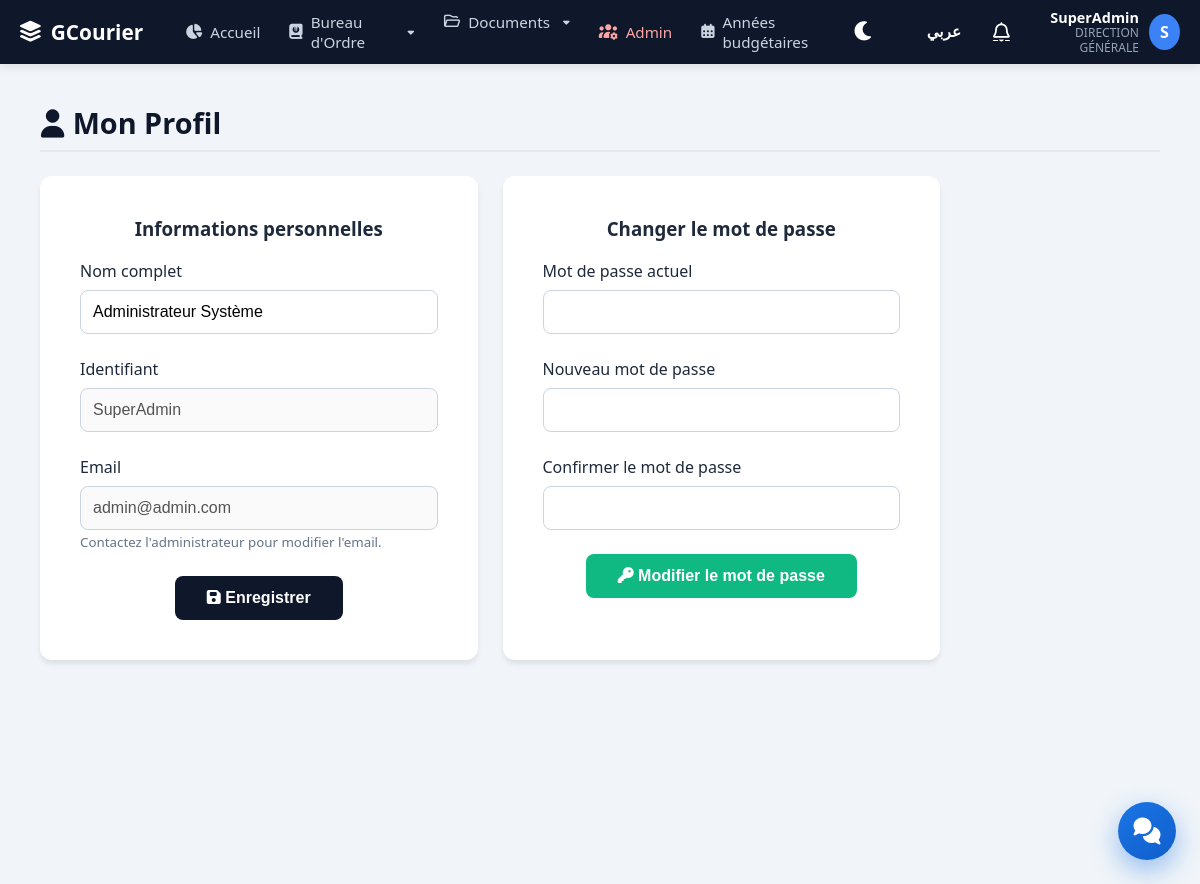
The app's page /profile.php (signed in) with its own data.
### tables this page shows
CREATE TABLE users (
  id int(11) NOT NULL AUTO_INCREMENT,
  username varchar(50) NOT NULL,
  full_name varchar(150) NOT NULL,
  email varchar(150) NOT NULL,
  password_hash varchar(255) NOT NULL,
  role enum ('admin', 'directeur', 'secretaire', 'employe') DEFAULT 'employe',
  department_id int(11) DEFAULT NULL,
  is_active tinyint(1) NOT NULL DEFAULT 1,
  created_at datetime NOT NULL DEFAULT CURRENT_TIMESTAMP,
  PRIMARY KEY (id)
);

### public/profile.php (the view, shortened to what this page needs)
<?php
require_once '../config/db.php';
$user_id = $_SESSION['user_id'];
$stmt = $pdo->prepare("SELECT * FROM users WHERE id = ?");
$stmt->execute([$user_id]);
$user = $stmt->fetch();
include '../includes/header.php';
?>
<div class="content-area">
    <h1><i class="fa-solid fa-user"></i> Mon Profil</h1>
    <div style="display:grid; grid-template-columns: 1fr 1fr; gap: 25px; max-width: 900px;">
        <div class="upload-card">
            <h3 style="margin-top:0;">Informations personnelles</h3>
            <form method="POST">
                <div class="form-group">
                    <label>Nom complet</label>
                    <input type="text" name="full_name" class="form-control" value="<?= htmlspecialchars($user['full_name']) ?>" required>
                </div>
                <div class="form-group">
                    <label>Identifiant</label>
                    <input type="text" class="form-control" value="<?= htmlspecialchars($user['username']) ?>" disabled>
                </div>
                <div class="form-group">
                    <label>Email</label>
                    <input type="email" class="form-control" value="<?= htmlspecialchars($user['email']) ?>" disabled>
                    <small style="color:#64748b;">Contactez l'administrateur pour modifier l'email.</small>
                </div>
                <button type="submit" class="btn-primary"><i class="fa-solid fa-save"></i> Enregistrer</button>
            </form>
        </div>
        <div class="upload-card">
            <h3 style="margin-top:0;">Changer le mot de passe</h3>
            <form method="POST">
                <div class="form-group">
                    <label>Mot de passe actuel</label>
                    <input type="password" name="current_password" class="form-control" required>
                </div>
                <div class="form-group">
                    <label>Nouveau mot de passe</label>
                    <input type="password" name="new_password" class="form-control" required minlength="4">
                </div>
                <div class="form-group">
                    <label>Confirmer le mot de passe</label>
                    <input type="password" name="confirm_password" class="form-control" required>
                </div>
                <button type="submit" class="btn-primary" style="background:#10b981;"><i class="fa-solid fa-key"></i> Modifier le mot de passe</button>
            </form>
        </div>
    </div>
</div>
<?php include '../includes/footer.php'; ?>

### public/assets/css/style.css (style rules this page uses)
:root { --primary-color: #0f172a; --accent-color: #3b82f6; --success-color: #10b981; --error-color: #ef4444; --bg-body: #f1f5f9; --card-bg: #ffffff; --text-dark: #1e293b; --text-light: #64748b; --white: #ffffff; --radius: 12px; --shadow: 0 4px 6px -1px rgba(0, 0, 0, 0.1); --navbar-height: 64px; }
body { font-family: 'Segoe UI', system-ui, sans-serif; background-color: var(--bg-body); color: var(--text-dark); margin: 0; padding: 0; padding-top: calc(var(--navbar-height) + 20px); min-height: 100vh; }
.content-area { max-width: 1200px; margin: 0 auto; padding: 0 20px; box-sizing: border-box; }
h1 { font-size: 1.8rem; color: var(--primary-color); margin-bottom: 1.5rem; border-bottom: 2px solid #e2e8f0; padding-bottom: 0.5rem; }
.upload-card, .stat-card, .recent-files { background: var(--card-bg); padding: 2.5rem; border-radius: var(--radius); box-shadow: var(--shadow); margin-bottom: 20px; }
.upload-card { max-width: 800px; margin: 0 auto 20px auto; text-align: center; }
.form-group { text-align: left; margin-bottom: 1.5rem; }
.form-control { width: 100%; padding: 0.75rem; border: 1px solid #cbd5e1; border-radius: 8px; font-size: 1rem; margin-top: 0.5rem; box-sizing:border-box; }
.btn-primary { background-color: var(--primary-color); color: white; padding: 0.8rem 2rem; border: none; border-radius: 8px; font-size: 1rem; font-weight: 600; cursor: pointer; transition: background 0.3s; text-decoration: none; display: inline-block; }

### records on screen
users: full_name "Administrateur Système", username "SuperAdmin", email "admin@admin.com"

### other values on screen
$t['home'] "Accueil"
$t['bureau_ordre'] "Bureau d'Ordre"
$t['documents'] "Documents"
$t['admin'] "Admin"
$username "SuperAdmin"
$dept_name "DIRECTION GÉNÉRALE"
$initials "S"
